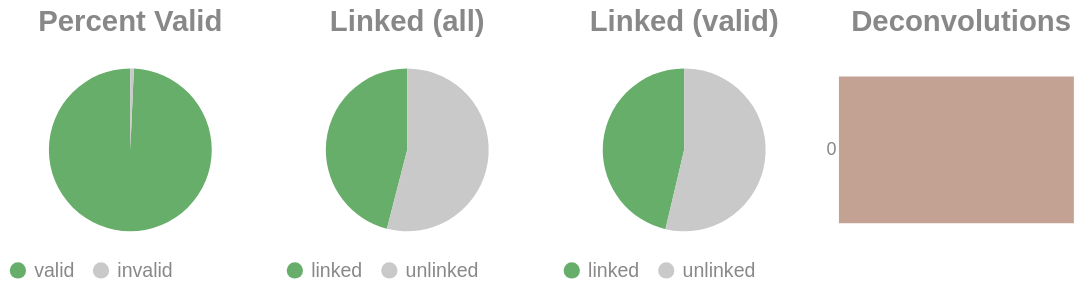

Notebook source saved alongside this figure:
### Code cell
if SKIPLR:
    pass
else:
    clash = Counter()
    for i in valids['molecule'].to_list():
        _mol = i.split("-")
        if len(_mol) == 1:
            clash.update('0')
        else:
            clash.update(_mol[-1])

    _d = {"deconvolutions": [], 'count': []}
    for k,v in clash.items():
        _d['deconvolutions'].append(k)
        _d['count'].append(v)

    tot_valid = valids['reads'].sum()
    mask = valids['reads'] >= 2
    n_linked_reads = valids.filter(mask)['reads'].sum()
    if n_linked_reads == 0:
        print_html("No linked molecules (>=2 reads) were detected; skipping linked-only distributions.")
        SKIPLR = True
    else:
        perc_valid = round(tot_valid / n_reads, 4)
        linked_perc_abs = round(n_linked_reads / n_reads, 4)
        linked_perc = round(n_linked_reads / tot_valid, 4)

    _valid = pl.DataFrame({"valids": ['valid', 'invalid'], "count": [tot_valid, n_reads - tot_valid]})
    _linked_abs = pl.DataFrame({"linked (absolute)": ['linked', 'unlinked'], "count": [n_linked_reads, n_reads - n_linked_reads]})
    _linked_rel = pl.DataFrame({"linked (valids)": ['linked', 'unlinked'], "count": [n_linked_reads, tot_valid - n_linked_reads]})

    (
        alt.hconcat(
            piechart(_valid, goodval = 'valid', title = "Percent Valid"),
            piechart(_linked_abs, goodval = "linked", title =  "Linked (all)"),
            piechart(_linked_rel, goodval = "linked", title =  "Linked (valid)"),
            convolutionbar(pl.DataFrame(_d), title = "Deconvolutions"),
            center = True,
            bounds = 'flush'
        )
        .resolve_scale(color='independent')
        .resolve_legend('independent')
        .properties(usermeta={'embedOptions': {"actions": False}})
    ).display()

### Figure 1 — Vega-Lite specification as saved in the notebook (floating-point values rounded to 4 significant figures)
{"width": "container", "height": 400, "config": {"title": {"anchor": "start", "dy": -15, "fontSize": 18, "color": "#888888", "subtitleColor": "#888888", "subtitleFontSize": 14}, "arc": {"fill": "#0072B2"}, "axis": {"domainColor": "#888888", "domainWidth": 0.5, "gridWidth": 0.2, "grid": false, "titleFontWeight": 400, "titleFontSize": 15, "labelFontSize": 11, "labelColor": "#888888", "tickColor": "#888888", "tickWidth": 0.2, "titleColor": "#888888"}, "axisBand": {"grid": false}, "axisX": {"grid": true, "tickSize": 10, "domainCap": "round"}, "axisY": {"domain": false, "grid": true, "tickSize": 0, "domainCap": "round"}, "background": "transparent", "header": {"labelFontSize": 15, "labelColor": "#888888", "titleFontSize": 15, "titleFontWeight": 600, "titleColor": "#888888"}, "legend": {"labelFont": "sans-serif", "labelFontSize": 12, "labelColor": "#888888", "symbolSize": 100, "symbolType": "circle", "titleFontSize": 12, "titlePadding": 10, "titleColor": "#888888", "title": null}, "range": {"category": ["#E69F00", "#56B4E9", "#009E73", "#F0E442", "#0072B2", "#D55E00", "#CC79A7", "#000000"], "diverging": ["#cfe8f3", "#a2d4ec", "#73bfe2", "#46abdb", "#1696d2", "#12719e"]}, "area": {"fill": "#0072B2", "fillOpacity": 0.7, "line": true, "strokeOpacity": 0.7}, "line": {"color": "#0072B2", "stroke": "#0072B2", "strokeWidth": 2}, "trail": {"color": "#0072B2", "stroke": "#0072B2", "strokeWidth": 0, "size": 1}, "point": {"filled": true, "fillOpacity": 1.0, "size": 95}, "text": {"color": "#888888", "fontSize": 11, "align": "right", "fontWeight": 400, "size": 11}, "bar": {"fill": "#0072B2", "stroke": null}, "view": {"stroke": null, "continuousWidth": 660, "continuousHeight": 400}}, "hconcat": [{"data": {"name": "data-3096c6a87c974e5013a83925be600d64"}, "mark": {"type": "arc"}, "encoding": {"color": {"field": "valids", "legend": {"orient": "bottom", "title": null}, "scale": {"domain": ["valid", "invalid"], "range": ["#68ae6b", "#C9C9C9"]}, "title": "Valids", "type": "nominal"}, "theta": {"field": "count", "type": "quantitative"}, "tooltip": [{"field": "valids", "title": "Valids", "type": "ordinal"}, {"field": "percent", "format": ".2%", "title": "Percent", "type": "quantitative"}, {"field": "count", "title": "Count", "type": "quantitative"}]}, "height": 100, "title": {"text": "Percent Valid", "align": "center", "anchor": "middle"}, "transform": [{"calculate": "datum.count / 7223180", "as": "percent"}], "width": 150}, {"data": {"name": "data-23cf0012e26451ef50394ee062ec990b"}, "mark": {"type": "arc"}, "encoding": {"color": {"field": "linked (absolute)", "legend": {"orient": "bottom", "title": null}, "scale": {"domain": ["linked", "unlinked"], "range": ["#68ae6b", "#C9C9C9"]}, "title": "Linked (Absolute)", "type": "nominal"}, "theta": {"field": "count", "type": "quantitative"}, "tooltip": [{"field": "linked (absolute)", "title": "Linked (Absolute)", "type": "ordinal"}, {"field": "percent", "format": ".2%", "title": "Percent", "type": "quantitative"}, {"field": "count", "title": "Count", "type": "quantitative"}]}, "height": 100, "title": {"text": "Linked (all)", "align": "center", "anchor": "middle"}, "transform": [{"calculate": "datum.count / 7223180", "as": "percent"}], "width": 150}, {"data": {"name": "data-f9a0bfdfc0449a532531f0684f88ea52"}, "mark": {"type": "arc"}, "encoding": {"color": {"field": "linked (valids)", "legend": {"orient": "bottom", "title": null}, "scale": {"domain": ["linked", "unlinked"], "range": ["#68ae6b", "#C9C9C9"]}, "title": "Linked (Valids)", "type": "nominal"}, "theta": {"field": "count", "type": "quantitative"}, "tooltip": [{"field": "linked (valids)", "title": "Linked (Valids)", "type": "ordinal"}, {"field": "percent", "format": ".2%", "title": "Percent", "type": "quantitative"}, {"field": "count", "title": "Count", "type": "quantitative"}]}, "height": 100, "title": {"text": "Linked (valid)", "align": "center", "anchor": "middle"}, "transform": [{"calculate": "datum.count / 7172893", "as": "percent"}], "width": 150}, {"data": {"name": "data-99aa2e3f2732cb7a6cb23d4ae9448698"}, "mark": {"type": "bar"}, "encoding": {"color": {"field": "deconvolutions", "legend": null, "scale": {"scheme": "lightgreyred"}, "type": "nominal"}, "tooltip": [{"field": "deconvolutions", "title": "Deconvolutions", "type": "ordinal"}, {"field": "percent", "format": ".2%", "title": "Percent", "type": "quantitative"}, {"field": "count", "title": "Count", "type": "quantitative"}], "x": {"axis": null, "field": "count", "type": "quantitative"}, "y": {"field": "deconvolutions", "sort": "ascending", "title": null, "type": "nominal"}}, "height": 100, "title": {"text": "Deconvolutions", "align": "center", "anchor": "middle"}, "transform": [{"calculate": "datum.count / 4807677", "as": "percent"}], "width": 150}], "bounds": "flush", "center": true, "resolve": {"legend": {"angle": "independent"}, "scale": {"color": "independent"}}, "usermeta": {"embedOptions": {"actions": false}}, "$schema": "https://vega.github.io/schema/vega-lite/v6.1.0.json", "datasets": {"data-3096c6a87c974e5013a83925be600d64": [{"valids": "valid", "count": 7172893}, {"valids": "invalid", "count": 50287}], "data-23cf0012e26451ef50394ee062ec990b": [{"linked (absolute)": "linked", "count": 3321153}, {"linked (absolute)": "unlinked", "count": 3902027}], "data-f9a0bfdfc0449a532531f0684f88ea52": [{"linked (valids)": "linked", "count": 3321153}, {"linked (valids)": "unlinked", "count": 3851740}], "data-99aa2e3f2732cb7a6cb23d4ae9448698": [{"deconvolutions": "0", "count": 4807677}]}}
